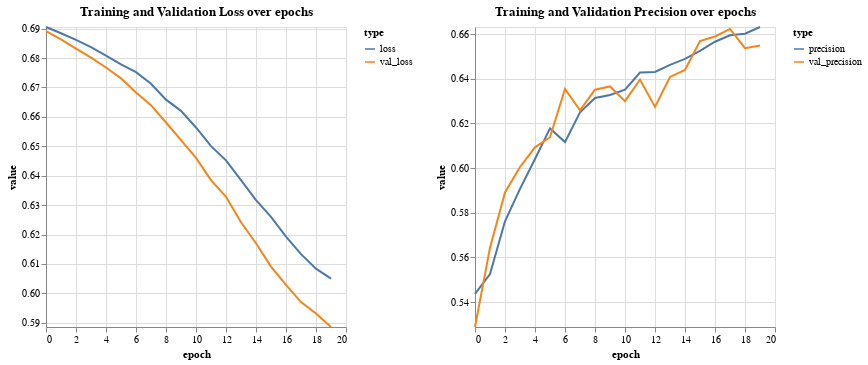

Notebook source saved alongside this figure:
### Markdown cell above
The results of the LSTM Neural Network differ to the results of the Feedforward Neural Network. As seen in the Loss over Epochs plot, the validation loss is actually lower than the loss on the training data for all epochs. The precision on the training data is also lower for first 6 epochs. After a strong increase in precision in the first 6 epochs the increase per epoch over the remaining 14 epochs decreases.

There are no signs of overfitting as the training and validation move on equal levels.

### Code cell
visualizeHistory(lstm_hist)

### Figure 1 — Vega-Lite specification as saved in the notebook (floating-point values rounded to 4 significant figures)
{"config": {"view": {"continuousWidth": 300, "continuousHeight": 300}}, "hconcat": [{"data": {"name": "data-e7a625fef7bc679945fc01ab23520acc"}, "mark": {"type": "line"}, "encoding": {"color": {"field": "type", "legend": {"orient": "right"}, "type": "nominal"}, "x": {"field": "epoch", "type": "quantitative"}, "y": {"field": "value", "scale": {"domain": [0.5886, 0.6906]}, "type": "quantitative"}}, "title": "Training and Validation Loss over epochs"}, {"data": {"name": "data-582f6696ddfbba7993a6d4d0821f17f3"}, "mark": {"type": "line"}, "encoding": {"color": {"field": "type", "legend": {"orient": "right"}, "type": "nominal"}, "x": {"field": "epoch", "type": "quantitative"}, "y": {"field": "value", "scale": {"domain": [0.5288, 0.6632]}, "type": "quantitative"}}, "title": "Training and Validation Precision over epochs"}], "resolve": {"scale": {"color": "independent"}}, "$schema": "https://vega.github.io/schema/vega-lite/v5.20.1.json", "datasets": {"data-e7a625fef7bc679945fc01ab23520acc": [{"epoch": 0, "type": "loss", "value": 0.6906}, {"epoch": 1, "type": "loss", "value": 0.6884}, {"epoch": 2, "type": "loss", "value": 0.6862}, {"epoch": 3, "type": "loss", "value": 0.6837}, {"epoch": 4, "type": "loss", "value": 0.6808}, {"epoch": 5, "type": "loss", "value": 0.6778}, {"epoch": 6, "type": "loss", "value": 0.6752}, {"epoch": 7, "type": "loss", "value": 0.6712}, {"epoch": 8, "type": "loss", "value": 0.6659}, {"epoch": 9, "type": "loss", "value": 0.6621}, {"epoch": 10, "type": "loss", "value": 0.6564}, {"epoch": 11, "type": "loss", "value": 0.6501}, {"epoch": 12, "type": "loss", "value": 0.6452}, {"epoch": 13, "type": "loss", "value": 0.6385}, {"epoch": 14, "type": "loss", "value": 0.6317}, {"epoch": 15, "type": "loss", "value": 0.626}, {"epoch": 16, "type": "loss", "value": 0.6193}, {"epoch": 17, "type": "loss", "value": 0.6133}, {"epoch": 18, "type": "loss", "value": 0.6084}, {"epoch": 19, "type": "loss", "value": 0.605}, {"epoch": 0, "type": "val_loss", "value": 0.6892}, {"epoch": 1, "type": "val_loss", "value": 0.6864}, {"epoch": 2, "type": "val_loss", "value": 0.6832}, {"epoch": 3, "type": "val_loss", "value": 0.6802}, {"epoch": 4, "type": "val_loss", "value": 0.6768}, {"epoch": 5, "type": "val_loss", "value": 0.6731}, {"epoch": 6, "type": "val_loss", "value": 0.6683}, {"epoch": 7, "type": "val_loss", "value": 0.664}, {"epoch": 8, "type": "val_loss", "value": 0.6581}, {"epoch": 9, "type": "val_loss", "value": 0.6521}, {"epoch": 10, "type": "val_loss", "value": 0.6461}, {"epoch": 11, "type": "val_loss", "value": 0.6385}, {"epoch": 12, "type": "val_loss", "value": 0.6328}, {"epoch": 13, "type": "val_loss", "value": 0.6242}, {"epoch": 14, "type": "val_loss", "value": 0.617}, {"epoch": 15, "type": "val_loss", "value": 0.6091}, {"epoch": 16, "type": "val_loss", "value": 0.6029}, {"epoch": 17, "type": "val_loss", "value": 0.5971}, {"epoch": 18, "type": "val_loss", "value": 0.5931}, {"epoch": 19, "type": "val_loss", "value": 0.5886}], "data-582f6696ddfbba7993a6d4d0821f17f3": [{"epoch": 0, "type": "precision", "value": 0.5436}, {"epoch": 1, "type": "precision", "value": 0.5525}, {"epoch": 2, "type": "precision", "value": 0.5761}, {"epoch": 3, "type": "precision", "value": 0.5907}, {"epoch": 4, "type": "precision", "value": 0.6041}, {"epoch": 5, "type": "precision", "value": 0.6178}, {"epoch": 6, "type": "precision", "value": 0.6116}, {"epoch": 7, "type": "precision", "value": 0.625}, {"epoch": 8, "type": "precision", "value": 0.6314}, {"epoch": 9, "type": "precision", "value": 0.6328}, {"epoch": 10, "type": "precision", "value": 0.6351}, {"epoch": 11, "type": "precision", "value": 0.6428}, {"epoch": 12, "type": "precision", "value": 0.6431}, {"epoch": 13, "type": "precision", "value": 0.6463}, {"epoch": 14, "type": "precision", "value": 0.649}, {"epoch": 15, "type": "precision", "value": 0.6525}, {"epoch": 16, "type": "precision", "value": 0.6566}, {"epoch": 17, "type": "precision", "value": 0.6596}, {"epoch": 18, "type": "precision", "value": 0.6602}, {"epoch": 19, "type": "precision", "value": 0.6632}, {"epoch": 0, "type": "val_precision", "value": 0.5288}, {"epoch": 1, "type": "val_precision", "value": 0.5644}, {"epoch": 2, "type": "val_precision", "value": 0.5891}, {"epoch": 3, "type": "val_precision", "value": 0.6005}, {"epoch": 4, "type": "val_precision", "value": 0.6093}, {"epoch": 5, "type": "val_precision", "value": 0.6138}, {"epoch": 6, "type": "val_precision", "value": 0.6355}, {"epoch": 7, "type": "val_precision", "value": 0.6259}, {"epoch": 8, "type": "val_precision", "value": 0.6352}, {"epoch": 9, "type": "val_precision", "value": 0.6366}, {"epoch": 10, "type": "val_precision", "value": 0.63}, {"epoch": 11, "type": "val_precision", "value": 0.6397}, {"epoch": 12, "type": "val_precision", "value": 0.6274}, {"epoch": 13, "type": "val_precision", "value": 0.6408}, {"epoch": 14, "type": "val_precision", "value": 0.644}, {"epoch": 15, "type": "val_precision", "value": 0.6569}, {"epoch": 16, "type": "val_precision", "value": 0.659}, {"epoch": 17, "type": "val_precision", "value": 0.6623}, {"epoch": 18, "type": "val_precision", "value": 0.6538}, {"epoch": 19, "type": "val_precision", "value": 0.6549}]}}
